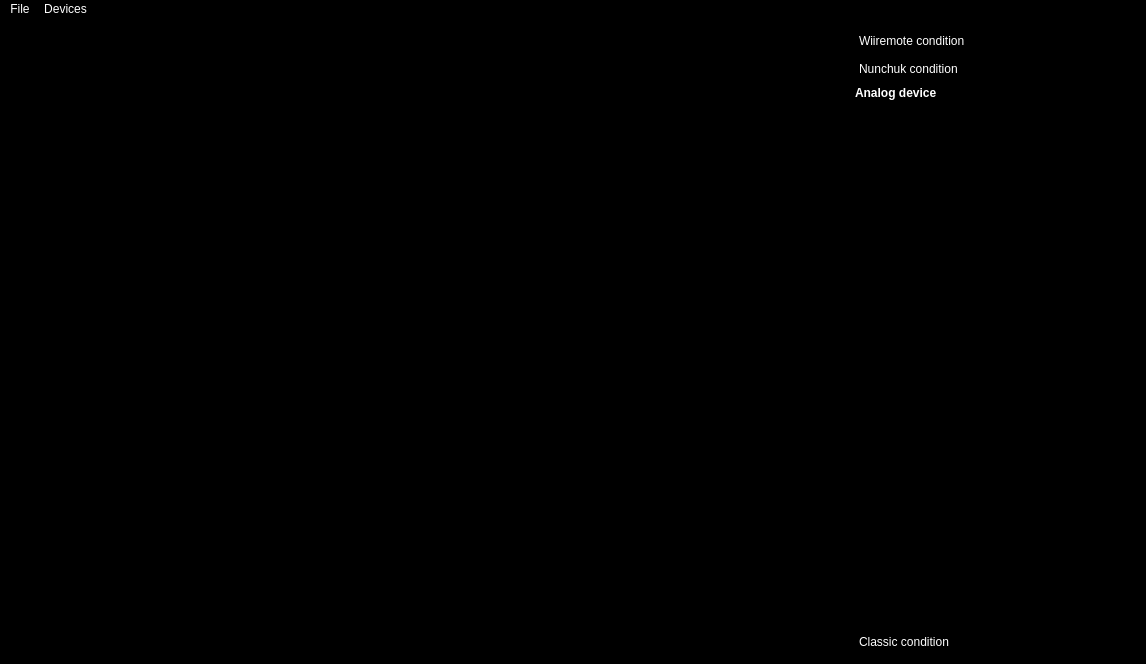
<?xml version="1.0" encoding="UTF-8"?>
<ui version="4.0">
 <class>MainWindow</class>
 <widget class="QMainWindow" name="MainWindow">
  <property name="geometry">
   <rect>
    <x>0</x>
    <y>0</y>
    <width>1146</width>
    <height>664</height>
   </rect>
  </property>
  <property name="palette">
   <palette>
    <active>
     <colorrole role="WindowText">
      <brush brushstyle="SolidPattern">
       <color alpha="255">
        <red>255</red>
        <green>255</green>
        <blue>255</blue>
       </color>
      </brush>
     </colorrole>
     <colorrole role="Button">
      <brush brushstyle="SolidPattern">
       <color alpha="255">
        <red>0</red>
        <green>0</green>
        <blue>0</blue>
       </color>
      </brush>
     </colorrole>
     <colorrole role="Light">
      <brush brushstyle="SolidPattern">
       <color alpha="255">
        <red>0</red>
        <green>0</green>
        <blue>0</blue>
       </color>
      </brush>
     </colorrole>
     <colorrole role="Midlight">
      <brush brushstyle="SolidPattern">
       <color alpha="255">
        <red>0</red>
        <green>0</green>
        <blue>0</blue>
       </color>
      </brush>
     </colorrole>
     <colorrole role="Dark">
      <brush brushstyle="SolidPattern">
       <color alpha="255">
        <red>0</red>
        <green>0</green>
        <blue>0</blue>
       </color>
      </brush>
     </colorrole>
     <colorrole role="Mid">
      <brush brushstyle="SolidPattern">
       <color alpha="255">
        <red>0</red>
        <green>0</green>
        <blue>0</blue>
       </color>
      </brush>
     </colorrole>
     <colorrole role="Text">
      <brush brushstyle="SolidPattern">
       <color alpha="255">
        <red>255</red>
        <green>255</green>
        <blue>255</blue>
       </color>
      </brush>
     </colorrole>
     <colorrole role="BrightText">
      <brush brushstyle="SolidPattern">
       <color alpha="255">
        <red>255</red>
        <green>255</green>
        <blue>255</blue>
       </color>
      </brush>
     </colorrole>
     <colorrole role="ButtonText">
      <brush brushstyle="SolidPattern">
       <color alpha="255">
        <red>255</red>
        <green>255</green>
        <blue>255</blue>
       </color>
      </brush>
     </colorrole>
     <colorrole role="Base">
      <brush brushstyle="SolidPattern">
       <color alpha="255">
        <red>0</red>
        <green>0</green>
        <blue>0</blue>
       </color>
      </brush>
     </colorrole>
     <colorrole role="Window">
      <brush brushstyle="SolidPattern">
       <color alpha="255">
        <red>0</red>
        <green>0</green>
        <blue>0</blue>
       </color>
      </brush>
     </colorrole>
     <colorrole role="Shadow">
      <brush brushstyle="SolidPattern">
       <color alpha="255">
        <red>0</red>
        <green>0</green>
        <blue>0</blue>
       </color>
      </brush>
     </colorrole>
     <colorrole role="AlternateBase">
      <brush brushstyle="SolidPattern">
       <color alpha="255">
        <red>0</red>
        <green>0</green>
        <blue>0</blue>
       </color>
      </brush>
     </colorrole>
     <colorrole role="ToolTipBase">
      <brush brushstyle="SolidPattern">
       <color alpha="255">
        <red>255</red>
        <green>255</green>
        <blue>220</blue>
       </color>
      </brush>
     </colorrole>
     <colorrole role="ToolTipText">
      <brush brushstyle="SolidPattern">
       <color alpha="255">
        <red>0</red>
        <green>0</green>
        <blue>0</blue>
       </color>
      </brush>
     </colorrole>
    </active>
    <inactive>
     <colorrole role="WindowText">
      <brush brushstyle="SolidPattern">
       <color alpha="255">
        <red>255</red>
        <green>255</green>
        <blue>255</blue>
       </color>
      </brush>
     </colorrole>
     <colorrole role="Button">
      <brush brushstyle="SolidPattern">
       <color alpha="255">
        <red>0</red>
        <green>0</green>
        <blue>0</blue>
       </color>
      </brush>
     </colorrole>
     <colorrole role="Light">
      <brush brushstyle="SolidPattern">
       <color alpha="255">
        <red>0</red>
        <green>0</green>
        <blue>0</blue>
       </color>
      </brush>
     </colorrole>
     <colorrole role="Midlight">
      <brush brushstyle="SolidPattern">
       <color alpha="255">
        <red>0</red>
        <green>0</green>
        <blue>0</blue>
       </color>
      </brush>
     </colorrole>
     <colorrole role="Dark">
      <brush brushstyle="SolidPattern">
       <color alpha="255">
        <red>0</red>
        <green>0</green>
        <blue>0</blue>
       </color>
      </brush>
     </colorrole>
     <colorrole role="Mid">
      <brush brushstyle="SolidPattern">
       <color alpha="255">
        <red>0</red>
        <green>0</green>
        <blue>0</blue>
       </color>
      </brush>
     </colorrole>
     <colorrole role="Text">
      <brush brushstyle="SolidPattern">
       <color alpha="255">
        <red>255</red>
        <green>255</green>
        <blue>255</blue>
       </color>
      </brush>
     </colorrole>
     <colorrole role="BrightText">
      <brush brushstyle="SolidPattern">
       <color alpha="255">
        <red>255</red>
        <green>255</green>
        <blue>255</blue>
       </color>
      </brush>
     </colorrole>
     <colorrole role="ButtonText">
      <brush brushstyle="SolidPattern">
       <color alpha="255">
        <red>255</red>
        <green>255</green>
        <blue>255</blue>
       </color>
      </brush>
     </colorrole>
     <colorrole role="Base">
      <brush brushstyle="SolidPattern">
       <color alpha="255">
        <red>0</red>
        <green>0</green>
        <blue>0</blue>
       </color>
      </brush>
     </colorrole>
     <colorrole role="Window">
      <brush brushstyle="SolidPattern">
       <color alpha="255">
        <red>0</red>
        <green>0</green>
        <blue>0</blue>
       </color>
      </brush>
     </colorrole>
     <colorrole role="Shadow">
      <brush brushstyle="SolidPattern">
       <color alpha="255">
        <red>0</red>
        <green>0</green>
        <blue>0</blue>
       </color>
      </brush>
     </colorrole>
     <colorrole role="AlternateBase">
      <brush brushstyle="SolidPattern">
       <color alpha="255">
        <red>0</red>
        <green>0</green>
        <blue>0</blue>
       </color>
      </brush>
     </colorrole>
     <colorrole role="ToolTipBase">
      <brush brushstyle="SolidPattern">
       <color alpha="255">
        <red>255</red>
        <green>255</green>
        <blue>220</blue>
       </color>
      </brush>
     </colorrole>
     <colorrole role="ToolTipText">
      <brush brushstyle="SolidPattern">
       <color alpha="255">
        <red>0</red>
        <green>0</green>
        <blue>0</blue>
       </color>
      </brush>
     </colorrole>
    </inactive>
    <disabled>
     <colorrole role="WindowText">
      <brush brushstyle="SolidPattern">
       <color alpha="255">
        <red>0</red>
        <green>0</green>
        <blue>0</blue>
       </color>
      </brush>
     </colorrole>
     <colorrole role="Button">
      <brush brushstyle="SolidPattern">
       <color alpha="255">
        <red>0</red>
        <green>0</green>
        <blue>0</blue>
       </color>
      </brush>
     </colorrole>
     <colorrole role="Light">
      <brush brushstyle="SolidPattern">
       <color alpha="255">
        <red>0</red>
        <green>0</green>
        <blue>0</blue>
       </color>
      </brush>
     </colorrole>
     <colorrole role="Midlight">
      <brush brushstyle="SolidPattern">
       <color alpha="255">
        <red>0</red>
        <green>0</green>
        <blue>0</blue>
       </color>
      </brush>
     </colorrole>
     <colorrole role="Dark">
      <brush brushstyle="SolidPattern">
       <color alpha="255">
        <red>0</red>
        <green>0</green>
        <blue>0</blue>
       </color>
      </brush>
     </colorrole>
     <colorrole role="Mid">
      <brush brushstyle="SolidPattern">
       <color alpha="255">
        <red>0</red>
        <green>0</green>
        <blue>0</blue>
       </color>
      </brush>
     </colorrole>
     <colorrole role="Text">
      <brush brushstyle="SolidPattern">
       <color alpha="255">
        <red>0</red>
        <green>0</green>
        <blue>0</blue>
       </color>
      </brush>
     </colorrole>
     <colorrole role="BrightText">
      <brush brushstyle="SolidPattern">
       <color alpha="255">
        <red>255</red>
        <green>255</green>
        <blue>255</blue>
       </color>
      </brush>
     </colorrole>
     <colorrole role="ButtonText">
      <brush brushstyle="SolidPattern">
       <color alpha="255">
        <red>0</red>
        <green>0</green>
        <blue>0</blue>
       </color>
      </brush>
     </colorrole>
     <colorrole role="Base">
      <brush brushstyle="SolidPattern">
       <color alpha="255">
        <red>0</red>
        <green>0</green>
        <blue>0</blue>
       </color>
      </brush>
     </colorrole>
     <colorrole role="Window">
      <brush brushstyle="SolidPattern">
       <color alpha="255">
        <red>0</red>
        <green>0</green>
        <blue>0</blue>
       </color>
      </brush>
     </colorrole>
     <colorrole role="Shadow">
      <brush brushstyle="SolidPattern">
       <color alpha="255">
        <red>0</red>
        <green>0</green>
        <blue>0</blue>
       </color>
      </brush>
     </colorrole>
     <colorrole role="AlternateBase">
      <brush brushstyle="SolidPattern">
       <color alpha="255">
        <red>0</red>
        <green>0</green>
        <blue>0</blue>
       </color>
      </brush>
     </colorrole>
     <colorrole role="ToolTipBase">
      <brush brushstyle="SolidPattern">
       <color alpha="255">
        <red>255</red>
        <green>255</green>
        <blue>220</blue>
       </color>
      </brush>
     </colorrole>
     <colorrole role="ToolTipText">
      <brush brushstyle="SolidPattern">
       <color alpha="255">
        <red>0</red>
        <green>0</green>
        <blue>0</blue>
       </color>
      </brush>
     </colorrole>
    </disabled>
   </palette>
  </property>
  <property name="windowTitle">
   <string>Wiimotedev toolkit</string>
  </property>
  <widget class="QWidget" name="centralWidget">
   <layout class="QGridLayout" name="gridLayout_2">
    <item row="0" column="0">
     <layout class="QGridLayout" name="gridLayout">
      <item row="0" column="0">
       <widget class="QGraphicsView" name="graphicsView">
        <property name="frameShadow">
         <enum>QFrame::Plain</enum>
        </property>
        <property name="verticalScrollBarPolicy">
         <enum>Qt::ScrollBarAlwaysOff</enum>
        </property>
        <property name="horizontalScrollBarPolicy">
         <enum>Qt::ScrollBarAlwaysOff</enum>
        </property>
        <property name="sceneRect">
         <rectf>
          <x>0.000000000000000</x>
          <y>0.000000000000000</y>
          <width>512.000000000000000</width>
          <height>384.000000000000000</height>
         </rectf>
        </property>
        <property name="alignment">
         <set>Qt::AlignLeading|Qt::AlignLeft|Qt::AlignTop</set>
        </property>
        <property name="cacheMode">
         <set>QGraphicsView::CacheBackground</set>
        </property>
       </widget>
      </item>
     </layout>
    </item>
    <item row="0" column="1">
     <widget class="QToolBox" name="toolBox">
      <property name="minimumSize">
       <size>
        <width>280</width>
        <height>0</height>
       </size>
      </property>
      <property name="maximumSize">
       <size>
        <width>280</width>
        <height>16777215</height>
       </size>
      </property>
      <property name="currentIndex">
       <number>1</number>
      </property>
      <widget class="QWidget" name="page">
       <property name="geometry">
        <rect>
         <x>0</x>
         <y>0</y>
         <width>83</width>
         <height>167</height>
        </rect>
       </property>
       <property name="sizePolicy">
        <sizepolicy hsizetype="Ignored" vsizetype="Maximum">
         <horstretch>0</horstretch>
         <verstretch>0</verstretch>
        </sizepolicy>
       </property>
       <attribute name="label">
        <string>Wiiremote condition</string>
       </attribute>
       <layout class="QGridLayout" name="gridLayout_7">
        <item row="0" column="0" colspan="2">
         <layout class="QHBoxLayout" name="horizontalLayout_8">
          <item>
           <widget class="QLabel" name="label_14">
            <property name="font">
             <font>
              <weight>75</weight>
              <bold>true</bold>
             </font>
            </property>
            <property name="text">
             <string>Condition/Feedback</string>
            </property>
           </widget>
          </item>
         </layout>
        </item>
        <item row="1" column="0" colspan="2">
         <layout class="QHBoxLayout" name="horizontalLayout_10">
          <item>
           <spacer name="horizontalSpacer_7">
            <property name="orientation">
             <enum>Qt::Horizontal</enum>
            </property>
            <property name="sizeType">
             <enum>QSizePolicy::Fixed</enum>
            </property>
            <property name="sizeHint" stdset="0">
             <size>
              <width>10</width>
              <height>1</height>
             </size>
            </property>
           </spacer>
          </item>
          <item>
           <widget class="QLabel" name="label_16">
            <property name="text">
             <string>Battery</string>
            </property>
           </widget>
          </item>
          <item>
           <widget class="QProgressBar" name="progressWiimoteBattery">
            <property name="maximum">
             <number>100</number>
            </property>
            <property name="value">
             <number>0</number>
            </property>
           </widget>
          </item>
         </layout>
        </item>
        <item row="2" column="0">
         <layout class="QHBoxLayout" name="horizontalLayout_11">
          <item>
           <spacer name="horizontalSpacer_8">
            <property name="orientation">
             <enum>Qt::Horizontal</enum>
            </property>
            <property name="sizeType">
             <enum>QSizePolicy::Fixed</enum>
            </property>
            <property name="sizeHint" stdset="0">
             <size>
              <width>10</width>
              <height>1</height>
             </size>
            </property>
           </spacer>
          </item>
          <item>
           <widget class="QCheckBox" name="checkboxRumble">
            <property name="text">
             <string>Rumble</string>
            </property>
           </widget>
          </item>
         </layout>
        </item>
        <item row="3" column="1">
         <spacer name="verticalSpacer_5">
          <property name="orientation">
           <enum>Qt::Vertical</enum>
          </property>
          <property name="sizeType">
           <enum>QSizePolicy::Fixed</enum>
          </property>
          <property name="sizeHint" stdset="0">
           <size>
            <width>20</width>
            <height>15</height>
           </size>
          </property>
         </spacer>
        </item>
        <item row="4" column="0">
         <layout class="QHBoxLayout" name="horizontalLayout_9">
          <item>
           <widget class="QLabel" name="label_15">
            <property name="font">
             <font>
              <weight>75</weight>
              <bold>true</bold>
             </font>
            </property>
            <property name="text">
             <string>LEDs</string>
            </property>
           </widget>
          </item>
         </layout>
        </item>
        <item row="5" column="0" colspan="2">
         <layout class="QHBoxLayout" name="horizontalLayout_12">
          <item>
           <widget class="QCheckBox" name="checkboxWiimoteLed1">
            <property name="sizePolicy">
             <sizepolicy hsizetype="Maximum" vsizetype="Fixed">
              <horstretch>0</horstretch>
              <verstretch>0</verstretch>
             </sizepolicy>
            </property>
            <property name="text">
             <string>1</string>
            </property>
           </widget>
          </item>
          <item>
           <widget class="QCheckBox" name="checkboxWiimoteLed2">
            <property name="sizePolicy">
             <sizepolicy hsizetype="Maximum" vsizetype="Fixed">
              <horstretch>0</horstretch>
              <verstretch>0</verstretch>
             </sizepolicy>
            </property>
            <property name="text">
             <string>2</string>
            </property>
           </widget>
          </item>
          <item>
           <widget class="QCheckBox" name="checkboxWiimoteLed3">
            <property name="sizePolicy">
             <sizepolicy hsizetype="Maximum" vsizetype="Fixed">
              <horstretch>0</horstretch>
              <verstretch>0</verstretch>
             </sizepolicy>
            </property>
            <property name="text">
             <string>3</string>
            </property>
           </widget>
          </item>
          <item>
           <widget class="QCheckBox" name="checkboxWiimoteLed4">
            <property name="sizePolicy">
             <sizepolicy hsizetype="Maximum" vsizetype="Fixed">
              <horstretch>0</horstretch>
              <verstretch>0</verstretch>
             </sizepolicy>
            </property>
            <property name="text">
             <string>4</string>
            </property>
           </widget>
          </item>
         </layout>
        </item>
        <item row="6" column="0" colspan="2">
         <spacer name="verticalSpacer_12">
          <property name="orientation">
           <enum>Qt::Vertical</enum>
          </property>
          <property name="sizeHint" stdset="0">
           <size>
            <width>20</width>
            <height>331</height>
           </size>
          </property>
         </spacer>
        </item>
       </layout>
      </widget>
      <widget class="QWidget" name="page_3">
       <property name="geometry">
        <rect>
         <x>0</x>
         <y>0</y>
         <width>270</width>
         <height>220</height>
        </rect>
       </property>
       <property name="sizePolicy">
        <sizepolicy hsizetype="Ignored" vsizetype="Maximum">
         <horstretch>0</horstretch>
         <verstretch>0</verstretch>
        </sizepolicy>
       </property>
       <attribute name="label">
        <string>Nunchuk condition</string>
       </attribute>
       <layout class="QGridLayout" name="gridLayout_4">
        <property name="margin">
         <number>0</number>
        </property>
        <item row="1" column="0">
         <layout class="QHBoxLayout" name="horizontalLayout_23">
          <item>
           <widget class="QLabel" name="label_23">
            <property name="font">
             <font>
              <weight>75</weight>
              <bold>true</bold>
             </font>
            </property>
            <property name="text">
             <string>Analog device</string>
            </property>
           </widget>
          </item>
         </layout>
        </item>
        <item row="2" column="0">
         <layout class="QHBoxLayout" name="horizontalLayout_22">
          <item>
           <spacer name="horizontalSpacer_24">
            <property name="orientation">
             <enum>Qt::Horizontal</enum>
            </property>
            <property name="sizeType">
             <enum>QSizePolicy::Fixed</enum>
            </property>
            <property name="sizeHint" stdset="0">
             <size>
              <width>13</width>
              <height>13</height>
             </size>
            </property>
           </spacer>
          </item>
          <item>
           <widget class="QGraphicsView" name="nunchukStickView">
            <property name="frameShape">
             <enum>QFrame::NoFrame</enum>
            </property>
            <property name="verticalScrollBarPolicy">
             <enum>Qt::ScrollBarAlwaysOff</enum>
            </property>
            <property name="horizontalScrollBarPolicy">
             <enum>Qt::ScrollBarAlwaysOff</enum>
            </property>
           </widget>
          </item>
          <item>
           <spacer name="horizontalSpacer_2">
            <property name="orientation">
             <enum>Qt::Horizontal</enum>
            </property>
            <property name="sizeHint" stdset="0">
             <size>
              <width>40</width>
              <height>20</height>
             </size>
            </property>
           </spacer>
          </item>
         </layout>
        </item>
       </layout>
      </widget>
      <widget class="QWidget" name="page_2">
       <property name="geometry">
        <rect>
         <x>0</x>
         <y>0</y>
         <width>270</width>
         <height>524</height>
        </rect>
       </property>
       <property name="sizePolicy">
        <sizepolicy hsizetype="Ignored" vsizetype="Preferred">
         <horstretch>0</horstretch>
         <verstretch>0</verstretch>
        </sizepolicy>
       </property>
       <attribute name="label">
        <string>Classic condition</string>
       </attribute>
       <layout class="QGridLayout" name="gridLayout_5">
        <item row="0" column="0">
         <layout class="QHBoxLayout" name="horizontalLayout_51">
          <item>
           <widget class="QLabel" name="label_13">
            <property name="font">
             <font>
              <weight>75</weight>
              <bold>true</bold>
             </font>
            </property>
            <property name="text">
             <string>Analog device</string>
            </property>
           </widget>
          </item>
         </layout>
        </item>
        <item row="1" column="0">
         <layout class="QHBoxLayout" name="horizontalLayout_41">
          <item>
           <widget class="QGraphicsView" name="classicLStickView">
            <property name="maximumSize">
             <size>
              <width>16777215</width>
              <height>82</height>
             </size>
            </property>
            <property name="frameShape">
             <enum>QFrame::NoFrame</enum>
            </property>
            <property name="verticalScrollBarPolicy">
             <enum>Qt::ScrollBarAlwaysOff</enum>
            </property>
            <property name="horizontalScrollBarPolicy">
             <enum>Qt::ScrollBarAlwaysOff</enum>
            </property>
            <property name="alignment">
             <set>Qt::AlignJustify|Qt::AlignVCenter</set>
            </property>
           </widget>
          </item>
          <item>
           <widget class="QGraphicsView" name="classicRStickView">
            <property name="maximumSize">
             <size>
              <width>16777215</width>
              <height>80</height>
             </size>
            </property>
            <property name="frameShape">
             <enum>QFrame::NoFrame</enum>
            </property>
            <property name="verticalScrollBarPolicy">
             <enum>Qt::ScrollBarAlwaysOff</enum>
            </property>
            <property name="horizontalScrollBarPolicy">
             <enum>Qt::ScrollBarAlwaysOff</enum>
            </property>
            <property name="alignment">
             <set>Qt::AlignJustify|Qt::AlignVCenter</set>
            </property>
           </widget>
          </item>
         </layout>
        </item>
        <item row="2" column="0">
         <spacer name="verticalSpacer">
          <property name="orientation">
           <enum>Qt::Vertical</enum>
          </property>
          <property name="sizeType">
           <enum>QSizePolicy::MinimumExpanding</enum>
          </property>
          <property name="sizeHint" stdset="0">
           <size>
            <width>20</width>
            <height>40</height>
           </size>
          </property>
         </spacer>
        </item>
       </layout>
      </widget>
     </widget>
    </item>
   </layout>
  </widget>
  <widget class="QMenuBar" name="menuBar">
   <property name="geometry">
    <rect>
     <x>0</x>
     <y>0</y>
     <width>1146</width>
     <height>26</height>
    </rect>
   </property>
   <widget class="QMenu" name="menuDevices">
    <property name="title">
     <string>Devices</string>
    </property>
    <addaction name="actionChange_device"/>
   </widget>
   <widget class="QMenu" name="menuFile">
    <property name="title">
     <string>File</string>
    </property>
    <addaction name="actionQuit"/>
   </widget>
   <addaction name="menuFile"/>
   <addaction name="menuDevices"/>
  </widget>
  <action name="actionQuit">
   <property name="text">
    <string>Quit</string>
   </property>
  </action>
  <action name="actionChange_device">
   <property name="text">
    <string>Change device</string>
   </property>
  </action>
 </widget>
 <layoutdefault spacing="6" margin="11"/>
 <resources/>
 <connections/>
</ui>
